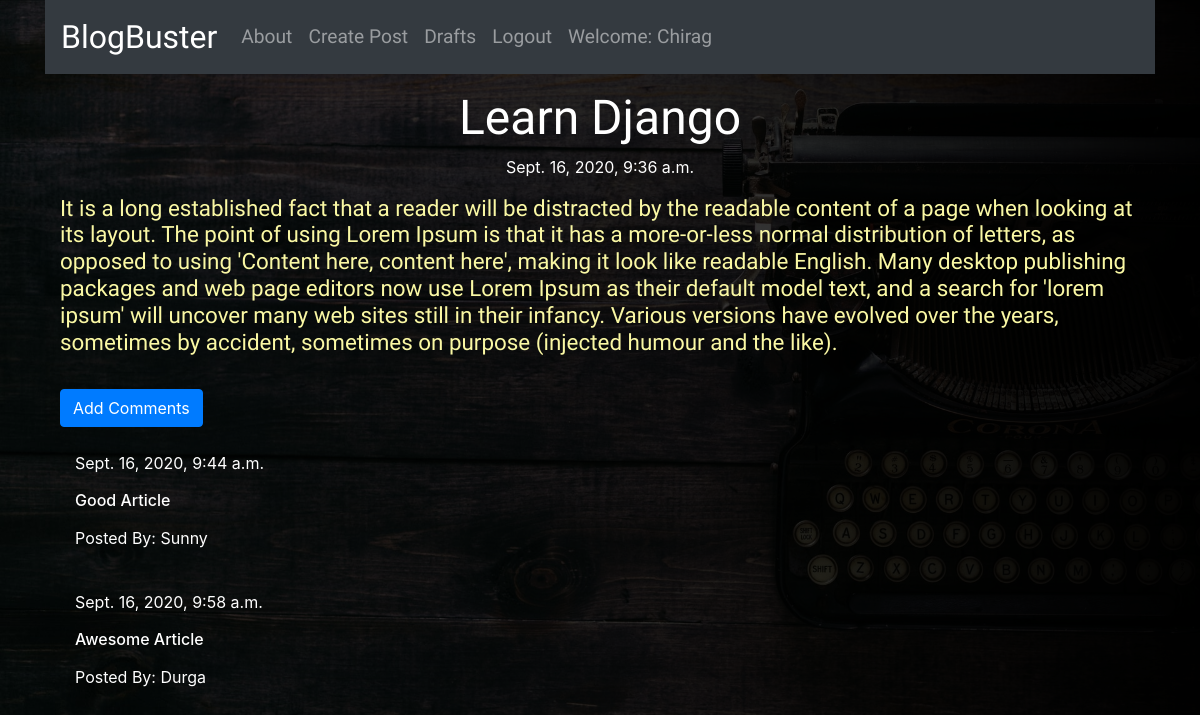
Screenshot of /post/6/ (signed in) with the database file from the repository.
### blog/models.py (models this page shows, shortened)
class Post(models.Model):
    author = models.ForeignKey(User,on_delete=models.SET(get_dummy_user))
    title = models.CharField(max_length=264)
    text = models.TextField()
    create_date = models.DateTimeField(default=timezone.now)
    published_date = models.DateTimeField(blank=True,null=True)

class Comment(models.Model):
    post = models.ForeignKey('blog.Post',related_name='comments',on_delete=models.CASCADE)
    author = models.CharField(max_length=64)
    text = models.TextField()
    create_date = models.DateTimeField(default=timezone.now)
    approved_comment = models.BooleanField(default=False)

### blog/views.py (the view)
# urls.py: path('post/<int:pk>/',views.PostDetailView.as_view(),name='post_detail'),
class PostDetailView(DetailView):
    model = Post

### blog/templates/blog/post_detail.html (shortened to what this page needs)
{% extends 'base.html' %}
{% block content %}
<div class="centerstage">
    <h2 class="post-title loader">{{post.title}}</h2>
    {% if post.published_date %}
    <div class="date postdate">
        {{post.published_date}}
    </div>
    {% endif %}
    {% if post.published_date %}
    <h5 class="postcontent">{{post.text|safe|linebreaks}}</h5>
    {% elif not post.published_date and user.is_authenticated  and post.author == request.user%}
    <a  class="btn btn-success" href="{% url 'post_publish' pk=post.pk %}">Publish The Article!</a>
    <h5 class="postcontent">{{post.text|safe|linebreaks}}</h5>
    {% else %}
    <h3><em>Work in progress...</em></h3>
    {% endif %}
    <hr>
    {% if user.is_authenticated %}
    <a class="btn btn-primary" href="{% url 'add_comment_to_post' pk=post.pk %}">
        Add Comments
    </a>
    {% endif %}
    <div class="container">
        {% for comment in post.comments.all %}
        <br>
        {% if comment.approved_comment  %}
        {{comment.create_date}}
        <h6>{{comment.text|safe|linebreaks}}</h6>
        <p>Posted By: {{comment.author}}</p>
        {%endif%}
        {% empty %}
        <p>No comments yet..</p>
        {% endfor %}
    </div>
</div>
{% endblock %}

### templates/base.html (shortened to what this page needs)
<!DOCTYPE html>
{% load static %}
<html lang="en">
<head>
  <link rel="stylesheet" href="https://stackpath.bootstrapcdn.com/bootstrap/4.5.2/css/bootstrap.min.css"
>
  <link rel="stylesheet" href="//cdn.jsdelivr.net/npm/medium-editor@latest/dist/css/medium-editor.min.css"
    type="text/css" media="screen" charset="utf-8">
  <link rel="stylesheet" href="{% static 'css/blog.css' %}">
</head>
<body>
    <div class="container">
      <nav class="navbar navbar-expand-lg navbar-dark bg-dark ">
        <a class="navbar-brand nav-text" href="{% url 'post_list' %}">BlogBuster</a>
        <div class="collapse navbar-collapse" id="navbarNav">
          <ul class="navbar-nav">
            <li class="nav-item">
              <a class="nav-link nav-text-items" href="{% url 'about' %}">About</a>
            </li>
            {% if user.is_authenticated %}
            <li class="nav-item ">
              <a class="nav-link nav-text-items" href="{% url 'post_create' %}">Create Post</a>
            </li>
            <li class="nav-item">
              <a class="nav-link nav-text-items" href="{% url 'draft_lists' %}">Drafts</a>
            </li>
            <li class="nav-item">
              <a class="nav-link nav-text-items" href="{% url 'logout' %}?next=/">Logout</a>
            </li>
            <li class="nav-item">
              <a class="nav-link nav-text-items"> Welcome: {{user.username|title}}</a>
            </li>
            {% endif %}
          </ul>
        </div>
      </nav>
      <div class="content container">
            <div class="blog_post">
              {% block content %}
              {% endblock %}
            </div>
          </div>
        </div>
</body>
</html>

### blog/static/css/blog.css (style rules this page uses)
body { background-image: linear-gradient(to right, #00000081,#000000f8), url('../images/back-ground1.jpg'); background-position: center; background-size: cover; color: white; }
.loader { filter:hue-rotate(0deg); color: linear-gradient(45deg,rgb(0, 255, 115),rgb(0, 255, 170)); animation:hue 5000ms infinite linear; }
.nav-text { font-size: 2em; font-family: 'Grandstander', cursive; font-weight: 500; }
.nav-text-items { font-size: 1.2em; font-family: 'Grandstander', cursive; font-weight: 500; }
.centerstage { margin: auto; }
.postdate { text-align: center; }
.post-title { font-family: 'Grandstander', sans-serif; font-size: 3em; text-align: center; margin-top: 15px; }
.postcontent { font-family: 'Grandstander', cursive; font-size: 1.4em; color: #faf8a4; }
.centerstage { margin-left: auto; margin-right: auto; }

### rows the page displays
Post: title "Learn Django", published_date "Sept. 16, 2020, 9:36 a.m.", text "It is a long established fact that a reader will be distracted by the readable content of a page when looking at its layout. The point of using Lorem Ipsum is that it has a more-or-less normal distribution of letters, as opposed to using 'Content here, content here', making it look like readable English. Many desktop publishing packages and web page editors now use Lorem Ipsum as their default model text, and a search for 'lorem ipsum' will uncover many web sites still in their infancy. Various versions have evolved over the years, sometimes by accident, sometimes on purpose (injected humour and the like)."
Comment: create_date "Sept. 16, 2020, 9:44 a.m.", text "Good Article", author "Sunny"
Comment: create_date "Sept. 16, 2020, 9:58 a.m.", text "Awesome Article", author "Durga"

### other values shown
{{ user.username|title }} "Chirag"
